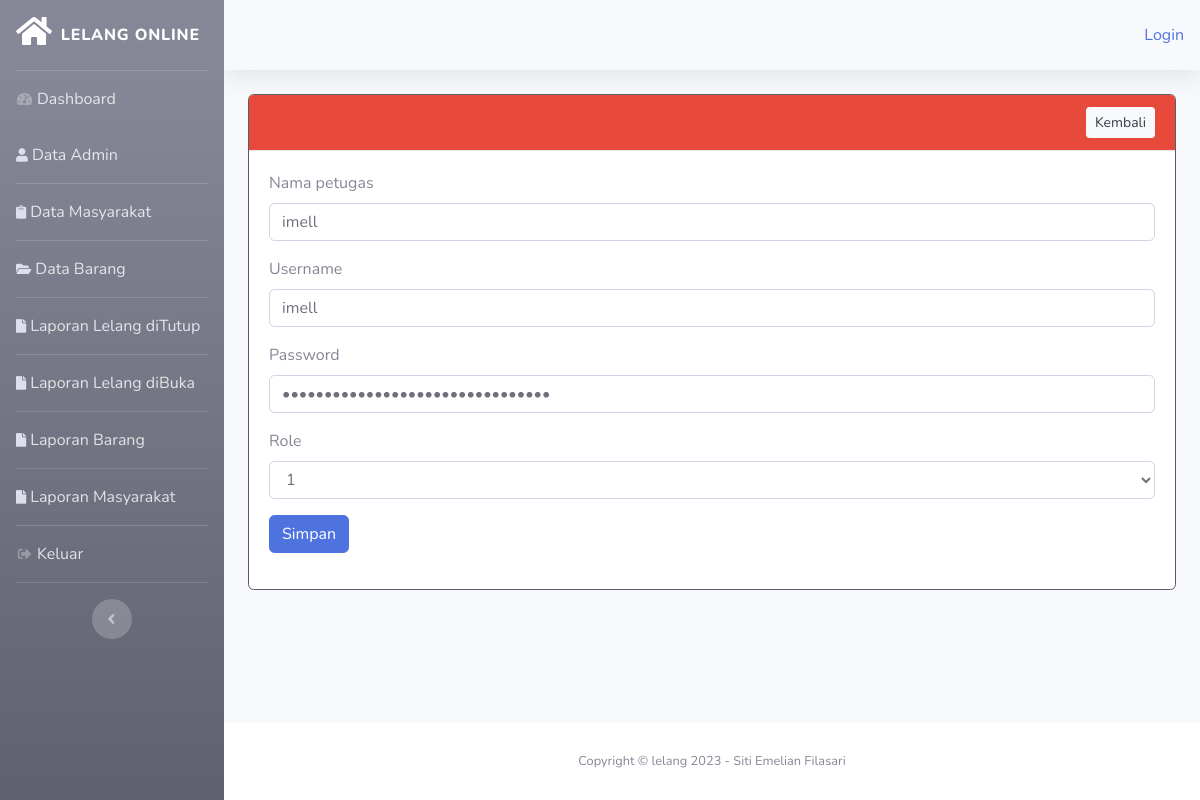
/admin/data_admin/edit/11, run on the app's committed database.
### tables this page shows
CREATE TABLE `tb_petugas` (
  `id_petugas` int(10) UNSIGNED NOT NULL,
  `nama_petugas` varchar(25) NOT NULL,
  `username` varchar(25) NOT NULL,
  `password` varchar(96) NOT NULL,
  `id_level` int(11) UNSIGNED NOT NULL
);

### application/controllers/admin/Data_admin.php (called while the page is built, shortened)
<?php
class Data_admin extends CI_Controller
{
	function __construct()
	{
		$this->load->model('Barang_model');
	}
	public function edit($id_petugas)
	{
		$where = array('id_petugas' => $id_petugas);
		$data['tb_petugas'] = $this->Barang_model->edit_admin($where, 'tb_petugas')->row_array();
		$this->load->view('templates_admin/header');
		$this->load->view('templates_admin/sidebar');
		$this->load->view('admin/data_admin/edit_admin', $data);
		$this->load->view('templates_admin/footer');
	}
}

### index.php (called while the page is built, shortened)
<?php
require_once BASEPATH.'core/CodeIgniter.php';

### application/models/Barang_model.php (called while the page is built, shortened)
<?php
class Barang_model extends CI_Model
{
	public function edit_admin($where, $table)
    {
        return $this->db->get_where($table, $where);
    }
}

### application/views/admin/data_admin/edit_admin.php (the view, shortened to what this page needs)
<section class="konten mt-2">
    <div class="container-fluid">
        <div class="card border-dark">
            <div class="card-header bg-danger text-white">
                <a href="<?= base_url('admin/data_admin') ?>" class="btn btn-sm btn-light float-right"> Kembali</a>
            </div>
            <div class="card-body">
			<form action="<?= base_url('admin/data_admin/update/'); ?>" method="post" enctype="multipart/form-data">
				<div class="form-group">
					<label for="nama_petugas">Nama petugas</label>
					<input type="text" name="nama_petugas" id="nama_petugas" value="<?= $tb_petugas['nama_petugas'] ?>" class="form-control"/>
				</div>
				<div class="form-group">
					<label for="username">Username</label>
					<input type="text" name="username" id="username" value="<?= $tb_petugas['username'] ?>" class="form-control" />
				</div>
				<div class="form-group">
					<label for="password">Password</label>
					<input type="password" name="password" id="password" value="<?= $tb_petugas['password'] ?>" class="form-control" placeholder="kosongkan jika tidak diubah" />
				</div>
				<div class="form-group">
				<label><srong>Role</strong></label>
				<select name="id_level" id="id_level" class="form-control">
					<option value="<?= $tb_petugas['id_level'] ?>"><?= $tb_petugas['id_level'] ?></option>
				</select>
				</div>
				<div class="form-group">
					<button type="submit" class="btn btn-primary" name="save" value="true">Simpan</button>
				</div>
			</form>
            </div>
        </div>
    </div>
    </div>

### data on the page
tb_petugas: nama_petugas "imell", username "imell", id_level "1"

### other printed values
anchor('auth/login', 'Login') "Login"
